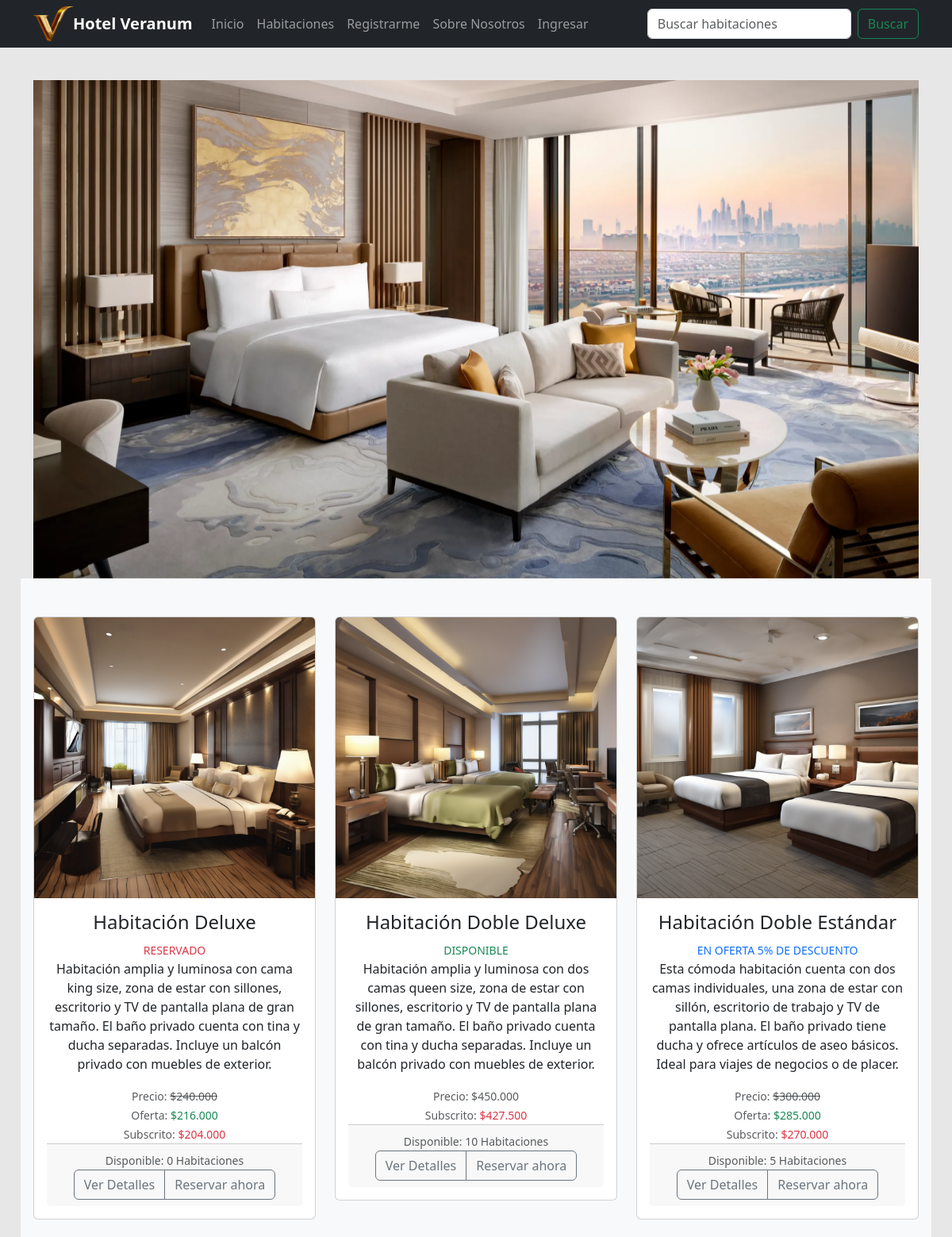
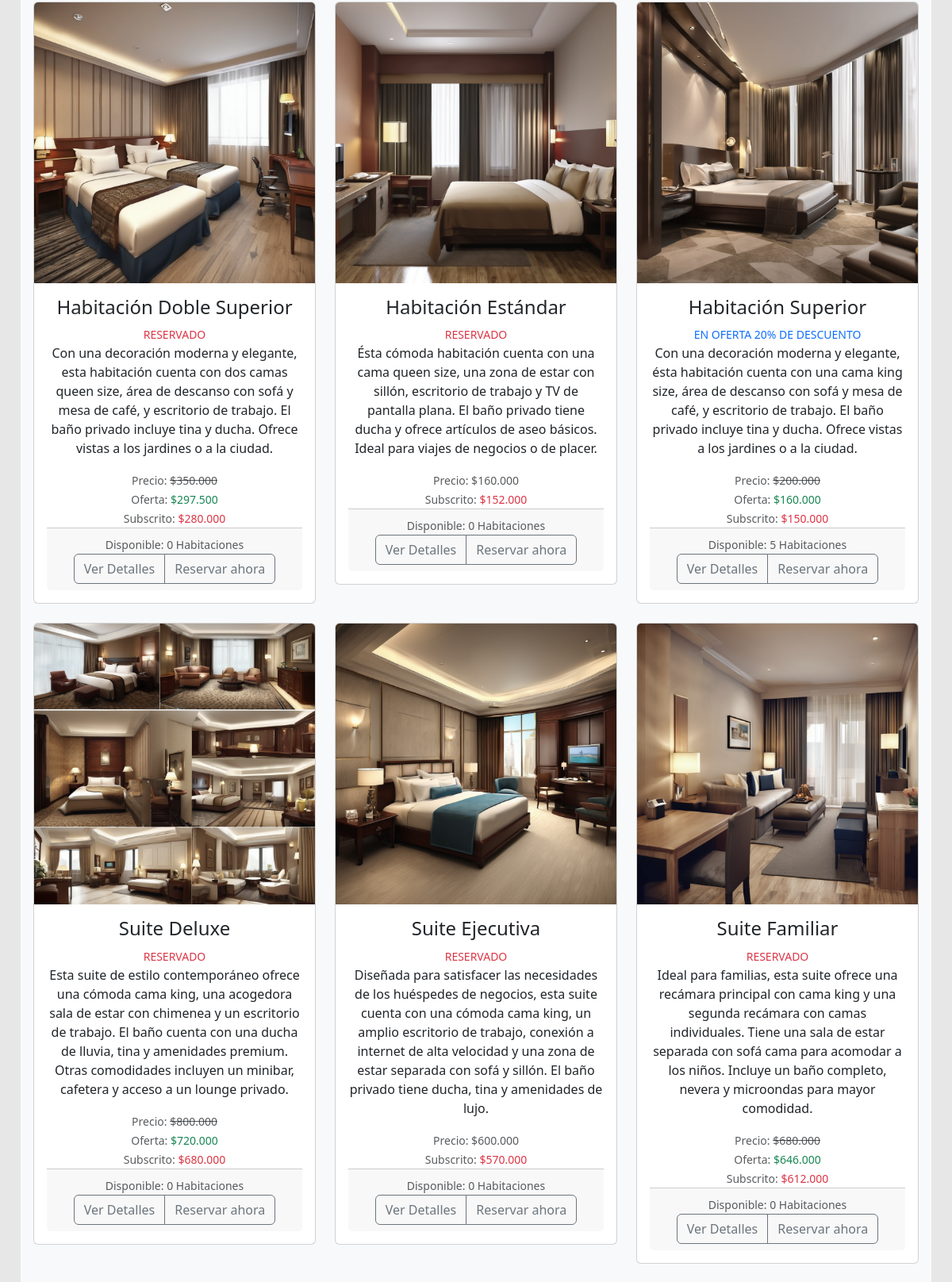
The page / (upper part) on the database its author committed (2 pictures, top to bottom).
### core/models.py (models this page shows, shortened)
class Producto(models.Model):
    categoria = models.ForeignKey(Categoria, on_delete=models.DO_NOTHING, verbose_name='Categoría')
    nombre = models.CharField(max_length=100, blank=False, null=False, verbose_name='Nombre producto')
    descripcion = models.CharField(max_length=400, blank=False, null=False, verbose_name='Descripción')
    precio = models.IntegerField(blank=False, null=False, verbose_name='Precio')
    descuento_subscriptor = models.IntegerField(
        validators=[MinValueValidator(0), MaxValueValidator(100)],
        blank=False,
        null=False,
        verbose_name='% Descuento subscriptor'
    )
    descuento_oferta = models.IntegerField(
        validators=[MinValueValidator(0), MaxValueValidator(100)],
        blank=False,
        null=False,
        verbose_name='% Descuento oferta'
    )
    imagen = models.ImageField(upload_to='productos/', blank=False, null=False, verbose_name='Imagen')
    class Meta:
        db_table = 'Producto'
        verbose_name = "Producto"
        verbose_name_plural = "Productos"
        ordering = ['categoria', 'nombre']

### core/views.py (the view)
# urls.py: path('', index, name='index'),
def index(request):
    if request.method == 'POST':
        buscar = request.POST.get('buscar')
        registros = Producto.objects.filter(nombre__icontains = buscar).order_by('nombre')
    if request.method == 'GET':
        registros = Producto.objects.all().order_by('nombre')
    productos = []
    for registro in registros:
        productos.append(obtener_info_producto(registro.id))
    context = { 'productos': productos }
    return render(request, 'core/index.html', context)

### core/context_processors.py (called while the page is built, shortened)
def obtener_datos_usuario(request):
    first_name = ''
    last_name = ''
    if request.user.is_authenticated:
        usuario = User.objects.get(pk=request.user.pk)
        first_name = usuario.first_name
        last_name = usuario.last_name
    return first_name, last_name

def obtener_datos_carrito(request):
    cantidad_productos = 0
    mostrar_carrito = False
    if request.user.is_authenticated:
        usuario = User.objects.get(pk=request.user.pk)
        if request.user.perfil.tipo_usuario == 'Cliente':
            cantidad_productos = Carrito.objects.filter(cliente=request.user.perfil).count()
            mostrar_carrito = cantidad_productos > 0
    return mostrar_carrito, cantidad_productos

def get_and_clean_session_variable(request, name):
    value = ''
    if name in request.session:
        value = request.session.get(name)
        request.session[name] = ''
    return value

def obtener_mensajes(request):
    html_messages = ''
    tipo_mensajes = []
    lista_mensajes = list(messages.get_messages(request))
    html_form_errors = get_and_clean_session_variable(request, 'backend_html_form_errors')
    titulo = html_form_errors != '' or len(lista_mensajes) > 1
    mensajes = SafeString(html_messages + html_form_errors)
    tipo_mensaje = ''
    if html_form_errors != '' or 'error' in tipo_mensajes:
        tipo_mensaje = 'error'
    elif 'success' in tipo_mensajes:
        tipo_mensaje = 'success'
    elif 'info' in tipo_mensajes:
        tipo_mensaje = 'info'
    return mensajes, tipo_mensaje

def global_render(request):
    first_name, last_name = obtener_datos_usuario(request)
    mostrar_carrito, cantidad_productos = obtener_datos_carrito(request)
    mensajes, tipo_mensaje = obtener_mensajes(request)
    return {
        'mostrar_carrito': mostrar_carrito,
        'cantidad_productos': cantidad_productos,
        'first_name': first_name,
        'last_name': last_name,
        'backend_messages': mensajes,
        'backend_message_type': tipo_mensaje,
    }

### core/templatetags/custom_filters.py (called while the page is built)
@register.filter
def formatear_numero(value):
    value = round(value)
    value = f'{value:,}'
    value = value.replace(',', '.')
    return value

@register.filter
def formatear_dinero(value):
    value = round(value)
    value = f'${value:,}'
    value = value.replace(',', '.')
    return value

### core/templates/core/index.html
{% extends 'core/base.html' %}
{% load static %}
{% load custom_filters %}
{% block content %}
  <div class="container">
    <section class="carruselimg">
      <div id="carouselExampleAutoplaying" class="carousel slide" data-bs-ride="carousel">
        <div class="carousel-inner">
          <div class="carousel-item active">
            <img src="{% static 'core/img/Habitaciongrande.jpg' %}" class="d-block w-100"/>
          </div>
        </div>
      </div>
    </section>
  </div>
  <div class="album py-5 bg-light">
    <div class="container">
      <div class="row">
        {% if productos %}
          {% for producto in productos %}
          <div class="col-md-4">
            <div class="card mb-4 box-shadow">
              <a href="{% url 'ficha' producto.id %}">
                <img class="card-img-top" src="/media/{{ producto.imagen }}" alt="{{ producto.nombre }}">
              </a>
              <div class="card-body">
                <h4>{{ producto.nombre }}</h4>
                <small class="text-muted">{{ producto.html_estado|safe }}</small>
                <p class="card-text">{{ producto.descripcion }}</p>
                <small class="text-muted">{{ producto.html_precio|safe }}</small>
                <div class="justify-content-between align-items-center card-footer">
                  <small class="text-muted">{{ producto.html_stock|safe }}</small>
                  <div class="btn-group">
                    <a href="{% url 'ficha' producto.id %}" class="btn btn-outline-secondary">Ver Detalles</a>
                    <a href="{% url 'agregar_producto_al_carrito' producto.id %}" class="btn btn-outline-secondary">Reservar ahora</a>
                  </div>
                </div>
              </div>
            </div>
          </div>
          {% endfor %}
        {% else %}
          <p>No se encontraron productos.</p>
        {% endif %}
      </div>
    </div>
  </div>
{% endblock content %}

### core/static/core/css/style.css (style rules this page uses)
body { padding: 10px; margin: 0; padding-bottom: 50px; background-color:rgba(216, 216, 216, 0.61); }
.container { text-align: center; }
.card-text { text-align: center; }

### rows shown on the page
Producto: imagen (picture), nombre "Habitación Deluxe", descripcion "Habitación amplia y luminosa con cama king size, zona de estar con sillones, escritorio y TV de pantalla plana de gran tamaño. El baño privado cuenta con tina y ducha separadas. Incluye un balcón privado con muebles de exterior."
Producto: imagen (picture), nombre "Habitación Doble Deluxe", descripcion "Habitación amplia y luminosa con dos camas queen size, zona de estar con sillones, escritorio y TV de pantalla plana de gran tamaño. El baño privado cuenta con tina y ducha separadas. Incluye un balcón privado con muebles de exterior."
Producto: imagen (picture), nombre "Habitación Doble Estándar", descripcion "Esta cómoda habitación cuenta con dos camas individuales, una zona de estar con sillón, escritorio de trabajo y TV de pantalla plana. El baño privado tiene ducha y ofrece artículos de aseo básicos. Ideal para viajes de negocios o de placer."
Producto: imagen (picture), nombre "Habitación Doble Superior", descripcion "Con una decoración moderna y elegante, esta habitación cuenta con dos camas queen size, área de descanso con sofá y mesa de café, y escritorio de trabajo. El baño privado incluye tina y ducha. Ofrece vistas a los jardines o a la ciudad."
Producto: imagen (picture), nombre "Habitación Estándar", descripcion "Ésta cómoda habitación cuenta con una cama queen size, una zona de estar con sillón, escritorio de trabajo y TV de pantalla plana. El baño privado tiene ducha y ofrece artículos de aseo básicos. Ideal para viajes de negocios o de placer."
Producto: imagen (picture), nombre "Habitación Superior", descripcion "Con una decoración moderna y elegante, ésta habitación cuenta con una cama king size, área de descanso con sofá y mesa de café, y escritorio de trabajo. El baño privado incluye tina y ducha. Ofrece vistas a los jardines o a la ciudad."
Producto: imagen (picture), nombre "Suite Deluxe", descripcion "Esta suite de estilo contemporáneo ofrece una cómoda cama king, una acogedora sala de estar con chimenea y un escritorio de trabajo. El baño cuenta con una ducha de lluvia, tina y amenidades premium. Otras comodidades incluyen un minibar, cafetera y acceso a un lounge privado."
Producto: imagen (picture), nombre "Suite Ejecutiva", descripcion "Diseñada para satisfacer las necesidades de los huéspedes de negocios, esta suite cuenta con una cómoda cama king, un amplio escritorio de trabajo, conexión a internet de alta velocidad y una zona de estar separada con sofá y sillón. El baño privado tiene ducha, tina y amenidades de lujo."
Producto: imagen (picture), nombre "Suite Familiar", descripcion "Ideal para familias, esta suite ofrece una recámara principal con cama king y una segunda recámara con camas individuales. Tiene una sala de estar separada con sofá cama para acomodar a los niños. Incluye un baño completo, nevera y microondas para mayor comodidad."

### other values the page prints
{{ producto.html_estado|safe }} "RESERVADO" "DISPONIBLE" "EN OFERTA 5% DE DESCUENTO" "RESERVADO" "RESERVADO" "EN OFERTA 20% DE DESCUENTO" "RESERVADO" "RESERVADO" "RESERVADO"
{{ producto.html_precio|safe }} "Precio: $240.000 Oferta: $216.000 Subscrito: $204.000" "Precio: $450.000 Subscrito: $427.500" "Precio: $300.000 Oferta: $285.000 Subscrito: $270.000" "Precio: $350.000 Oferta: $297.500 Subscrito: $280.000" "Precio: $160.000 Subscrito: $152.000" "Precio: $200.000 Oferta: $160.000 Subscrito: $150.000" "Precio: $800.000 Oferta: $720.000 Subscrito: $680.000" "Precio: $600.000 Subscrito: $570.000" "Precio: $680.000 Oferta: $646.000 Subscrito: $612.000"
{{ producto.html_stock|safe }} "Disponible: 0 Habitaciones" "Disponible: 10 Habitaciones" "Disponible: 5 Habitaciones" "Disponible: 0 Habitaciones" "Disponible: 0 Habitaciones" "Disponible: 5 Habitaciones" "Disponible: 0 Habitaciones" "Disponible: 0 Habitaciones" "Disponible: 0 Habitaciones"
